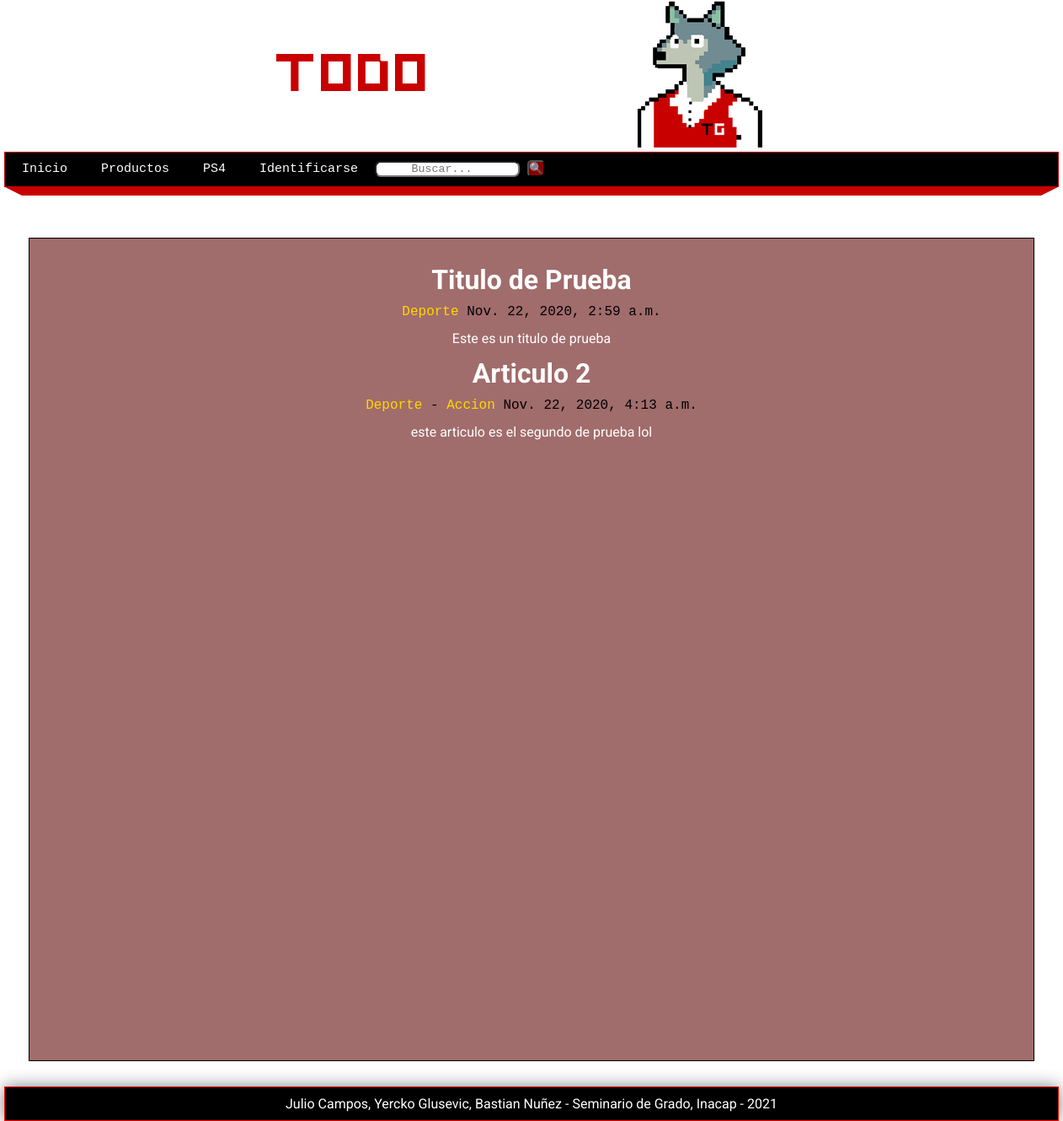
Page /articulos/ on the committed database.
### blog/models.py (models this page shows, shortened)
class Article(models.Model):
    title = models.CharField(max_length=300, verbose_name='Titulo')
    content = RichTextField(verbose_name='Contenido')
    public = models.BooleanField(verbose_name='¿Publicado?')
    user = models.ForeignKey(User, editable=False, verbose_name='Usuario', on_delete=models.CASCADE)
    categories = models.ManyToManyField(Category, verbose_name='Categorias', blank=True)
    created_at = models.DateTimeField(auto_now_add=True, verbose_name='Creado el ')
    updated_at = models.DateTimeField(auto_now=True, verbose_name='Editado el ')
    class Meta:
        verbose_name = 'Articulo'
        verbose_name_plural = 'Articulos'

class Category(models.Model):
    name = models.CharField(max_length=100, verbose_name='Nombre')
    description = models.CharField(max_length=300, verbose_name='Descripcion')
    created_at = models.DateTimeField(auto_now_add=True, verbose_name='Creado el ')
    class Meta:
        verbose_name = 'Categoria'
        verbose_name_plural = 'Categorias'
    def __str__(self):
        return self.name

### blog/views.py (the view)
# urls.py: path('articulos/', views.list, name="list_articles"),
def  list(request):
    articles = Article.objects.all()
    return render(request, 'articles/list.html',{
        'title': 'Articulos',
        'articles': articles
    })

### pages/context_processors.py (called while the page is built)
def get_pages(request):
    pages = Page.objects.filter(visible=True).order_by('order').values_list('id', 'title', 'slug')
    return {
        'pages': pages
    }

### blog/templates/articles/list.html (shortened to what this page needs)
{% extends 'layouts/layout.html' %}
{% block content%}
    {% for article in articles %}
        <div class="data">
            <h1>{{article.title}}</h1>
                {% for category in article.categories.all %}
                    <a href="#">{{category}}</a>
                    {% if forloop.counter < article.categories.all|length %}
                        {{' - '}}
                    {% endif %}
                {% endfor %}
            <span class="date">
            {{article.created_at}}
            </span>
            <p>
                {{article.content|safe}}
            </p>
        </div>
    {% endfor %}
{% endblock %}

### mainapp/static/css/styles.css (style rules this page uses)
* { margin: 0px; padding: 0px; font-family: 'Courier New', Courier, monospace; text-decoration: none; }
.box p, .box h1, .box h2, .box h3, .box ul { margin-top: 10px; margin-bottom: 10px; }
body { background-image:url(https://i.ibb.co/3cbMNZt/Sin-t-tulo-5.png); font-family: 'Open Sans', sans-serif; }
h1 { font-family: 'Roboto', sans-serif; color: white; }
p { color: white; font-family: 'Roboto', sans-serif; line-height:25px; }
a { color:gold; }

### rows in the picture
Article: title "Titulo de Prueba", created_at "Nov. 22, 2020, 2:59 a.m.", content "Este es un titulo de prueba"
Category: name "Deporte", value "-"
Article: title "Articulo 2", created_at "Nov. 22, 2020, 4:13 a.m.", content "este articulo es el segundo de prueba lol"
Category: name "Accion"
